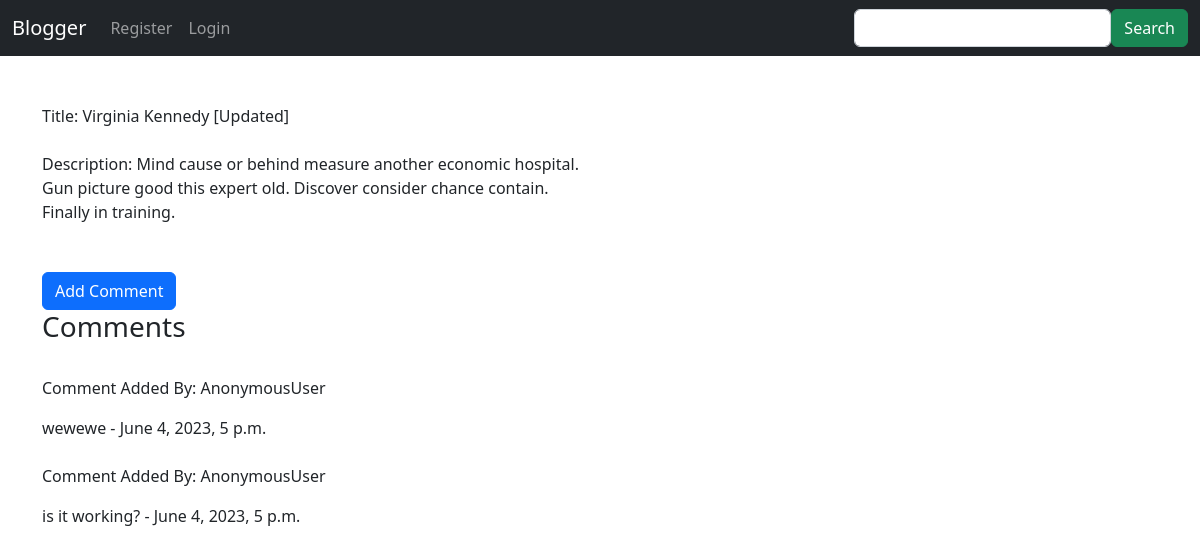
/show/181, run on the app's committed database.
### blog/models.py (models this page shows, shortened)
class Blog(models.Model):
    title = models.CharField(max_length=100)
    description = models.TextField(max_length=700)
    created_date = models.DateTimeField(default=timezone.now)
    category = models.ForeignKey(Category, on_delete=models.CASCADE, default=True, null=False)
    created_by = models.ForeignKey(User, related_name='blogs', on_delete=models.CASCADE, null=True)

class Comment(models.Model):
    blog = models.ForeignKey(Blog, related_name="comments", on_delete=models.CASCADE, null=True)
    body = models.TextField()
    date_added = models.DateTimeField(auto_now_add=True)

### blog/views.py (the view)
# urls.py: path('show/<int:id>', views.detail_view, name='detail-view'),
def detail_view(request, id):
    data = Blog.objects.get(id=id)
    return render(request, "blog/detail_view.html", {'data': data})

### blog/templates/blog/detail_view.html (shortened to what this page needs)
<!DOCTYPE html>
<html>
<head>
</head>
<body>
    {% extends 'blog/base.html' %}
    {% block content %}
        <div class="container pt-5">
            <div class="col-md-6">
                Title:
                {{data.title}}
            </div>
            <br/>
            <div class="col-md-6">
                Description:
                {{data.description}}
            </div>
            <br/>
            <br/>
            <div>
                <a href="{% url 'add_comment' data.id %}" class="btn btn-primary">Add Comment</a>
                <h3>Comments</h3>
                <br />
                {% if not data.comments.all %}
                    No Comments yet
                    {% comment %} <a href="#">Add Comment</a> {% endcomment %}
                {% else %}
                    {% for comment in data.comments.all %}
                        <p>Comment Added By: {{request.user}}</p>
                        {{comment.body}} -
                        {{comment.date_added}}
                        <br />
                        <br />
                    {% endfor %}
                {% endif %}
            </div>
        </div>
    {% endblock %}

### data on the page
Blog: title "Virginia Kennedy [Updated]", description "Mind cause or behind measure another economic hospital. Gun picture good this expert old. Discover consider chance contain. Finally in training."
Comment: user "AnonymousUser", body "wewewe", date_added "June 4, 2023, 5 p.m."
Comment: user "AnonymousUser", body "is it working?", date_added "June 4, 2023, 5 p.m."
